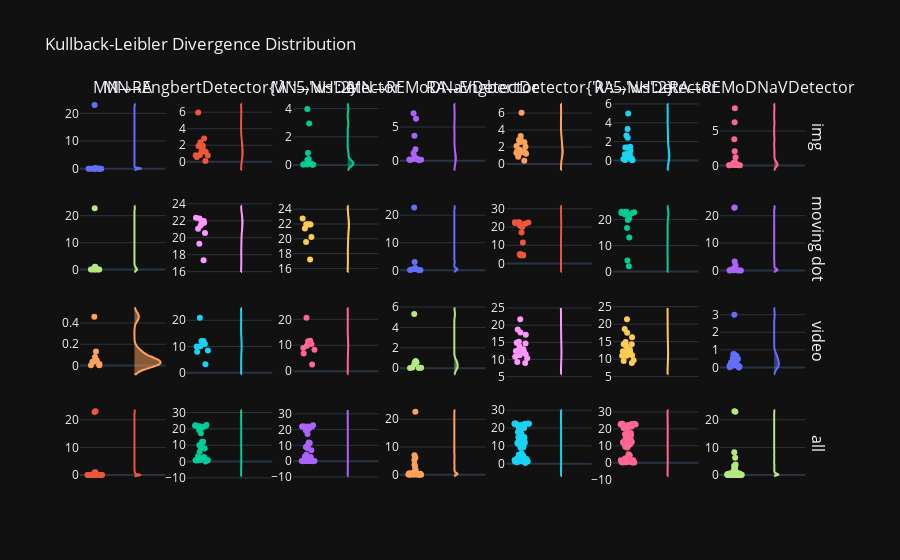

Write notebook code for a chart like this one.
### Code cell
samples_kl_grouped = detector_comparisons.compare_samples(samples=samples_df, metric="kl", group_by=cnst.STIMULUS)
kl_distribution_fig = figs.distributions_grid(
    samples_kl_grouped[COMPARISON_COLUMNS],
    plot_type="violin",
    title="Kullback-Leibler Divergence Distribution",
    column_title_mapper=lambda col: f"{col[0]}→{col[1]}"
)
kl_distribution_fig.show()

### Figure 1 — Plotly figure (JSON) as saved in the notebook; plotly's stock layout.template omitted (floating-point values rounded to 4 significant figures)
{"data": [{"name": "", "points": "all", "showlegend": false, "side": "positive", "y": [0.03853, 0.1436, null, null, null, 0.06134, 0.07615, null, null, null, 0.0002496, 0.008299, 0.002737, 0.03376, 0.005294, 0.0334, 0.00849, 0.005016, 23.03, 0.001448], "type": "violin", "xaxis": "x", "yaxis": "y"}, {"name": "", "points": "all", "showlegend": false, "side": "positive", "y": [0.7767, 0.07941, null, null, null, 0.8086, 1.945, null, null, null, 1.33, 1.17, 0.5617, 0.7582, 1.904, 1.836, 1.206, 2.805, 5.95, 2.341], "type": "violin", "xaxis": "x2", "yaxis": "y2"}, {"name": "", "points": "all", "showlegend": false, "side": "positive", "y": [0.01959, 0.01047, null, null, null, 0.4222, 0.3425, null, null, null, 0.02708, 0.02198, 0.1749, 0.02171, 0.0845, 0.1215, 0.8457, 2.947, 3.982, 0.2082], "type": "violin", "xaxis": "x3", "yaxis": "y3"}, {"name": "", "points": "all", "showlegend": false, "side": "positive", "y": [0.153, 0.3002, null, null, null, 0.5674, 0.2654, null, null, null, 0.0442, 0.1089, 0.3629, 0.1778, 0.373, 1.715, 7.057, 6.247, 3.723, 1.148], "type": "violin", "xaxis": "x4", "yaxis": "y4"}, {"name": "", "points": "all", "showlegend": false, "side": "positive", "y": [1.286, 2.794, 0.372, 1.196, 1.3, 1.673, 2.106, 6.029, 2.828, 1.459, 1.431, 1.47, 0.8439, 1.45, 1.457, 2.567, 1.338, 3.29, 2.027, 2.565], "type": "violin", "xaxis": "x5", "yaxis": "y5"}, {"name": "", "points": "all", "showlegend": false, "side": "positive", "y": [0.6811, 2.652, 0.6184, 0.02452, 0.5771, 1.372, 1.377, 4.987, 2.396, 0.6658, 0.03211, 0.158, 0.1854, 0.6256, 0.04648, 0.6524, 1.057, 3.342, 1.451, 0.2249], "type": "violin", "xaxis": "x6", "yaxis": "y6"}, {"name": "", "points": "all", "showlegend": false, "side": "positive", "y": [0.06453, 0.04947, 0.13, 0.05676, 0.3712, 0.3292, 0.132, 3.799, 0.2043, 0.09064, 0.04666, 0.08575, 0.3623, 0.08591, 0.3696, 2.075, 8.269, 6.253, 0.5011, 1.226], "type": "violin", "xaxis": "x7", "yaxis": "y7"}, {"name": "", "points": "all", "showlegend": false, "side": "positive", "y": [0.02148, null, null, 0.01286, null, 0.0005009, 0.9292, null, null, 0.1923, 0.009286, null, 22.75, null, 0.00721, null, 1.031, 0.01499, null], "type": "violin", "xaxis": "x8", "yaxis": "y8"}, {"name": "", "points": "all", "showlegend": false, "side": "positive", "y": [22.26, null, null, 20.55, null, 22.37, 21.07, null, null, 21.77, 21.97, null, 21.45, null, 21.97, null, 17.35, 19.28, null], "type": "violin", "xaxis": "x9", "yaxis": "y9"}, {"name": "", "points": "all", "showlegend": false, "side": "positive", "y": [21.92, null, null, 19.57, null, 21.94, 20.23, null, null, 21.39, 21.96, null, 22.75, null, 21.97, null, 17.22, 21.92, null], "type": "violin", "xaxis": "x10", "yaxis": "y10"}, {"name": "", "points": "all", "showlegend": false, "side": "positive", "y": [0.5736, null, null, 0.3203, null, 0.8091, 0.01503, null, null, 0.1285, 0.4945, null, 22.75, null, 0.5192, null, 0.1581, 3.008, null], "type": "violin", "xaxis": "x11", "yaxis": "y11"}, {"name": "", "points": "all", "showlegend": false, "side": "positive", "y": [22.62, 5.013, 4.322, 20.84, 22.48, 22.35, 21.63, 22.49, 22.59, 16.96, 21.94, 20.06, 5.015, 11.46, 21.3, 22.28, 4.727, 20.5, 4.481], "type": "violin", "xaxis": "x12", "yaxis": "y12"}, {"name": "", "points": "all", "showlegend": false, "side": "positive", "y": [22.56, 23.03, 2.079, 20.39, 22.52, 22.01, 21.68, 22.87, 22.59, 16.76, 21.94, 19.82, 23.03, 13.08, 21.3, 22.32, 4.298, 22.1, 23.03], "type": "violin", "xaxis": "x13", "yaxis": "y13"}, {"name": "", "points": "all", "showlegend": false, "side": "positive", "y": [0.2948, 23.03, 0.0, 0.3466, 0.119, 0.7494, 0.02422, 22.87, 0.05796, 0.09306, 0.7477, 0.4968, 0.0, 0.03885, 0.4973, 0.1499, 0.5913, 1.923, 3.278], "type": "violin", "xaxis": "x14", "yaxis": "y14"}, {"name": "", "points": "all", "showlegend": false, "side": "positive", "y": [0.1324, 0.4585, null, null, null, 0.00159, null, null, null, null, 0.01297, null, 0.03413, 0.07992, 0.0374, 0.002894, 0.04748, null, null], "type": "violin", "xaxis": "x15", "yaxis": "y15"}, {"name": "", "points": "all", "showlegend": false, "side": "positive", "y": [8.439, 3.195, null, null, null, 12.09, null, null, null, null, 20.95, null, 12.05, 8.039, 10.01, 10.92, 10.07, null, null], "type": "violin", "xaxis": "x16", "yaxis": "y16"}, {"name": "", "points": "all", "showlegend": false, "side": "positive", "y": [8.248, 2.602, null, null, null, 11.76, null, null, null, null, 20.63, null, 11.55, 6.861, 8.899, 10.45, 9.838, null, null], "type": "violin", "xaxis": "x17", "yaxis": "y17"}, {"name": "", "points": "all", "showlegend": false, "side": "positive", "y": [0.08091, 0.559, null, null, null, 0.0483, null, null, null, null, 0.3932, null, 0.02899, 0.01086, 0.6996, 0.6132, 5.312, null, null], "type": "violin", "xaxis": "x18", "yaxis": "y18"}, {"name": "", "points": "all", "showlegend": false, "side": "positive", "y": [12.33, 12.96, 18.7, 14.68, 12.11, 11.55, 10.76, 15.13, 13.78, 17.84, 21.72, 10.36, 14.88, 12.29, 8.993, 11.23, 12.5, 9.25, 17.18], "type": "violin", "xaxis": "x19", "yaxis": "y19"}, {"name": "", "points": "all", "showlegend": false, "side": "positive", "y": [12.22, 12.67, 18.62, 14.22, 11.86, 11.31, 10.94, 14.85, 13.64, 17.51, 21.4, 9.683, 14.24, 11.09, 8.908, 10.95, 12.03, 9.465, 16.27], "type": "violin", "xaxis": "x20", "yaxis": "y20"}, {"name": "", "points": "all", "showlegend": false, "side": "positive", "y": [0.1224, 0.007404, 0.2843, 0.438, 0.2401, 0.06053, 0.755, 0.35, 0.002777, 0.253, 0.479, 0.1043, 0.1054, 0.1031, 0.6566, 0.5343, 2.999, 0.5522, 0.7637], "type": "violin", "xaxis": "x21", "yaxis": "y21"}, {"name": "", "points": "all", "showlegend": false, "side": "positive", "y": [0.02148, 0.03853, 0.1436, null, 0.1324, null, null, 0.01286, 0.4585, null, null, null, null, null, null, 0.06134, 0.0005009, 0.9292, 0.07615, 0.00159, null, null, null, null, null, null, null, null, null, 0.0002496, 0.1923, 0.01297, 0.009286, 0.008299, null, 0.002737, 0.03413, null, 0.03376, 22.75, 0.005294, 0.07992, 0.0334, 0.0374, null, 0.00721, 0.002894, null, 0.00849, 1.031, 0.04748, 0.005016, 0.01499, 23.03, null, 0.001448, null, null], "type": "violin", "xaxis": "x22", "yaxis": "y22"}, {"name": "", "points": "all", "showlegend": false, "side": "positive", "y": [22.26, 0.7767, 0.07941, null, 8.439, null, null, 20.55, 3.195, null, null, null, null, null, null, 0.8086, 22.37, 21.07, 1.945, 12.09, null, null, null, null, null, null, null, null, null, 1.33, 21.77, 20.95, 21.97, 1.17, null, 0.5617, 12.05, null, 0.7582, 21.45, 1.904, 8.039, 1.836, 10.01, null, 21.97, 10.92, null, 1.206, 17.35, 10.07, 2.805, 19.28, 5.95, null, 2.341, null, null], "type": "violin", "xaxis": "x23", "yaxis": "y23"}, {"name": "", "points": "all", "showlegend": false, "side": "positive", "y": [21.92, 0.01959, 0.01047, null, 8.248, null, null, 19.57, 2.602, null, null, null, null, null, null, 0.4222, 21.94, 20.23, 0.3425, 11.76, null, null, null, null, null, null, null, null, null, 0.02708, 21.39, 20.63, 21.96, 0.02198, null, 0.1749, 11.55, null, 0.02171, 22.75, 0.0845, 6.861, 0.1215, 8.899, null, 21.97, 10.45, null, 0.8457, 17.22, 9.838, 2.947, 21.92, 3.982, null, 0.2082, null, null], "type": "violin", "xaxis": "x24", "yaxis": "y24"}, {"name": "", "points": "all", "showlegend": false, "side": "positive", "y": [0.5736, 0.153, 0.3002, null, 0.08091, null, null, 0.3203, 0.559, null, null, null, null, null, null, 0.5674, 0.8091, 0.01503, 0.2654, 0.0483, null, null, null, null, null, null, null, null, null, 0.0442, 0.1285, 0.3932, 0.4945, 0.1089, null, 0.3629, 0.02899, null, 0.1778, 22.75, 0.373, 0.01086, 1.715, 0.6996, null, 0.5192, 0.6132, null, 7.057, 0.1581, 5.312, 6.247, 3.008, 3.723, null, 1.148, null, null], "type": "violin", "xaxis": "x25", "yaxis": "y25"}, {"name": "", "points": "all", "showlegend": false, "side": "positive", "y": [22.62, 1.286, 2.794, 5.013, 12.33, 4.322, 0.372, 20.84, 12.96, 1.196, 18.7, 14.68, 1.3, 22.48, 12.11, 1.673, 22.35, 21.63, 2.106, 11.55, 22.49, 10.76, 15.13, 6.029, 22.59, 13.78, 2.828, 1.459, 17.84, 1.431, 16.96, 21.72, 21.94, 1.47, 10.36, 0.8439, 14.88, 20.06, 1.45, 5.015, 1.457, 12.29, 2.567, 8.993, 11.46, 21.3, 11.23, 22.28, 1.338, 4.727, 12.5, 3.29, 20.5, 2.027, 9.25, 2.565, 4.481, 17.18], "type": "violin", "xaxis": "x26", "yaxis": "y26"}, {"name": "", "points": "all", "showlegend": false, "side": "positive", "y": [22.56, 0.6811, 2.652, 23.03, 12.22, 2.079, 0.6184, 20.39, 12.67, 0.02452, 18.62, 14.22, 0.5771, 22.52, 11.86, 1.372, 22.01, 21.68, 1.377, 11.31, 22.87, 10.94, 14.85, 4.987, 22.59, 13.64, 2.396, 0.6658, 17.51, 0.03211, 16.76, 21.4, 21.94, 0.158, 9.683, 0.1854, 14.24, 19.82, 0.6256, 23.03, 0.04648, 11.09, 0.6524, 8.908, 13.08, 21.3, 10.95, 22.32, 1.057, 4.298, 12.03, 3.342, 22.1, 1.451, 9.465, 0.2249, 23.03, 16.27], "type": "violin", "xaxis": "x27", "yaxis": "y27"}, {"name": "", "points": "all", "showlegend": false, "side": "positive", "y": [0.2948, 0.06453, 0.04947, 23.03, 0.1224, 0.0, 0.13, 0.3466, 0.007404, 0.05676, 0.2843, 0.438, 0.3712, 0.119, 0.2401, 0.3292, 0.7494, 0.02422, 0.132, 0.06053, 22.87, 0.755, 0.35, 3.799, 0.05796, 0.002777, 0.2043, 0.09064, 0.253, 0.04666, 0.09306, 0.479, 0.7477, 0.08575, 0.1043, 0.3623, 0.1054, 0.4968, 0.08591, 0.0, 0.3696, 0.1031, 2.075, 0.6566, 0.03885, 0.4973, 0.5343, 0.1499, 8.269, 0.5913, 2.999, 6.253, 1.923, 0.5011, 0.5522, 1.226, 3.278, 0.7637], "type": "violin", "xaxis": "x28", "yaxis": "y28"}], "layout": {"xaxis": {"anchor": "y", "domain": [0.0, 0.1155]}, "yaxis": {"anchor": "x", "domain": [0.8063, 1.0]}, "xaxis2": {"anchor": "y2", "domain": [0.1441, 0.2596]}, "yaxis2": {"anchor": "x2", "domain": [0.8063, 1.0]}, "xaxis3": {"anchor": "y3", "domain": [0.2882, 0.4037]}, "yaxis3": {"anchor": "x3", "domain": [0.8063, 1.0]}, "xaxis4": {"anchor": "y4", "domain": [0.4322, 0.5478]}, "yaxis4": {"anchor": "x4", "domain": [0.8063, 1.0]}, "xaxis5": {"anchor": "y5", "domain": [0.5763, 0.6918]}, "yaxis5": {"anchor": "x5", "domain": [0.8063, 1.0]}, "xaxis6": {"anchor": "y6", "domain": [0.7204, 0.8359]}, "yaxis6": {"anchor": "x6", "domain": [0.8063, 1.0]}, "xaxis7": {"anchor": "y7", "domain": [0.8645, 0.98]}, "yaxis7": {"anchor": "x7", "domain": [0.8063, 1.0]}, "xaxis8": {"anchor": "y8", "domain": [0.0, 0.1155]}, "yaxis8": {"anchor": "x8", "domain": [0.5375, 0.7312]}, "xaxis9": {"anchor": "y9", "domain": [0.1441, 0.2596]}, "yaxis9": {"anchor": "x9", "domain": [0.5375, 0.7312]}, "xaxis10": {"anchor": "y10", "domain": [0.2882, 0.4037]}, "yaxis10": {"anchor": "x10", "domain": [0.5375, 0.7312]}, "xaxis11": {"anchor": "y11", "domain": [0.4322, 0.5478]}, "yaxis11": {"anchor": "x11", "domain": [0.5375, 0.7312]}, "xaxis12": {"anchor": "y12", "domain": [0.5763, 0.6918]}, "yaxis12": {"anchor": "x12", "domain": [0.5375, 0.7312]}, "xaxis13": {"anchor": "y13", "domain": [0.7204, 0.8359]}, "yaxis13": {"anchor": "x13", "domain": [0.5375, 0.7312]}, "xaxis14": {"anchor": "y14", "domain": [0.8645, 0.98]}, "yaxis14": {"anchor": "x14", "domain": [0.5375, 0.7312]}, "xaxis15": {"anchor": "y15", "domain": [0.0, 0.1155]}, "yaxis15": {"anchor": "x15", "domain": [0.2687, 0.4625]}, "xaxis16": {"anchor": "y16", "domain": [0.1441, 0.2596]}, "yaxis16": {"anchor": "x16", "domain": [0.2687, 0.4625]}, "xaxis17": {"anchor": "y17", "domain": [0.2882, 0.4037]}, "yaxis17": {"anchor": "x17", "domain": [0.2687, 0.4625]}, "xaxis18": {"anchor": "y18", "domain": [0.4322, 0.5478]}, "yaxis18": {"anchor": "x18", "domain": [0.2687, 0.4625]}, "xaxis19": {"anchor": "y19", "domain": [0.5763, 0.6918]}, "yaxis19": {"anchor": "x19", "domain": [0.2687, 0.4625]}, "xaxis20": {"anchor": "y20", "domain": [0.7204, 0.8359]}, "yaxis20": {"anchor": "x20", "domain": [0.2687, 0.4625]}, "xaxis21": {"anchor": "y21", "domain": [0.8645, 0.98]}, "yaxis21": {"anchor": "x21", "domain": [0.2687, 0.4625]}, "xaxis22": {"anchor": "y22", "domain": [0.0, 0.1155]}, "yaxis22": {"anchor": "x22", "domain": [0.0, 0.1938]}, "xaxis23": {"anchor": "y23", "domain": [0.1441, 0.2596]}, "yaxis23": {"anchor": "x23", "domain": [0.0, 0.1938]}, "xaxis24": {"anchor": "y24", "domain": [0.2882, 0.4037]}, "yaxis24": {"anchor": "x24", "domain": [0.0, 0.1938]}, "xaxis25": {"anchor": "y25", "domain": [0.4322, 0.5478]}, "yaxis25": {"anchor": "x25", "domain": [0.0, 0.1938]}, "xaxis26": {"anchor": "y26", "domain": [0.5763, 0.6918]}, "yaxis26": {"anchor": "x26", "domain": [0.0, 0.1938]}, "xaxis27": {"anchor": "y27", "domain": [0.7204, 0.8359]}, "yaxis27": {"anchor": "x27", "domain": [0.0, 0.1938]}, "xaxis28": {"anchor": "y28", "domain": [0.8645, 0.98]}, "yaxis28": {"anchor": "x28", "domain": [0.0, 0.1938]}, "annotations": [{"font": {"size": 16}, "showarrow": false, "text": "MN→RA", "x": 0.05776, "xanchor": "center", "xref": "paper", "y": 1.0, "yanchor": "bottom", "yref": "paper"}, {"font": {"size": 16}, "showarrow": false, "text": "MN→EngbertDetector{'λ':5,'ws':2}", "x": 0.2018, "xanchor": "center", "xref": "paper", "y": 1.0, "yanchor": "bottom", "yref": "paper"}, {"font": {"size": 16}, "showarrow": false, "text": "MN→NHDetector", "x": 0.3459, "xanchor": "center", "xref": "paper", "y": 1.0, "yanchor": "bottom", "yref": "paper"}, {"font": {"size": 16}, "showarrow": false, "text": "MN→REMoDNaVDetector", "x": 0.49, "xanchor": "center", "xref": "paper", "y": 1.0, "yanchor": "bottom", "yref": "paper"}, {"font": {"size": 16}, "showarrow": false, "text": "RA→EngbertDetector{'λ':5,'ws':2}", "x": 0.6341, "xanchor": "center", "xref": "paper", "y": 1.0, "yanchor": "bottom", "yref": "paper"}, {"font": {"size": 16}, "showarrow": false, "text": "RA→NHDetector", "x": 0.7782, "xanchor": "center", "xref": "paper", "y": 1.0, "yanchor": "bottom", "yref": "paper"}, {"font": {"size": 16}, "showarrow": false, "text": "RA→REMoDNaVDetector", "x": 0.9222, "xanchor": "center", "xref": "paper", "y": 1.0, "yanchor": "bottom", "yref": "paper"}, {"font": {"size": 16}, "showarrow": false, "text": "img", "textangle": 90, "x": 0.98, "xanchor": "left", "xref": "paper", "y": 0.9031, "yanchor": "middle", "yref": "paper"}, {"font": {"size": 16}, "showarrow": false, "text": "moving dot", "textangle": 90, "x": 0.98, "xanchor": "left", "xref": "paper", "y": 0.6344, "yanchor": "middle", "yref": "paper"}, {"font": {"size": 16}, "showarrow": false, "text": "video", "textangle": 90, "x": 0.98, "xanchor": "left", "xref": "paper", "y": 0.3656, "yanchor": "middle", "yref": "paper"}, {"font": {"size": 16}, "showarrow": false, "text": "all", "textangle": 90, "x": 0.98, "xanchor": "left", "xref": "paper", "y": 0.09688, "yanchor": "middle", "yref": "paper"}], "title": {"text": "Kullback-Leibler Divergence Distribution"}, "showlegend": false}}
